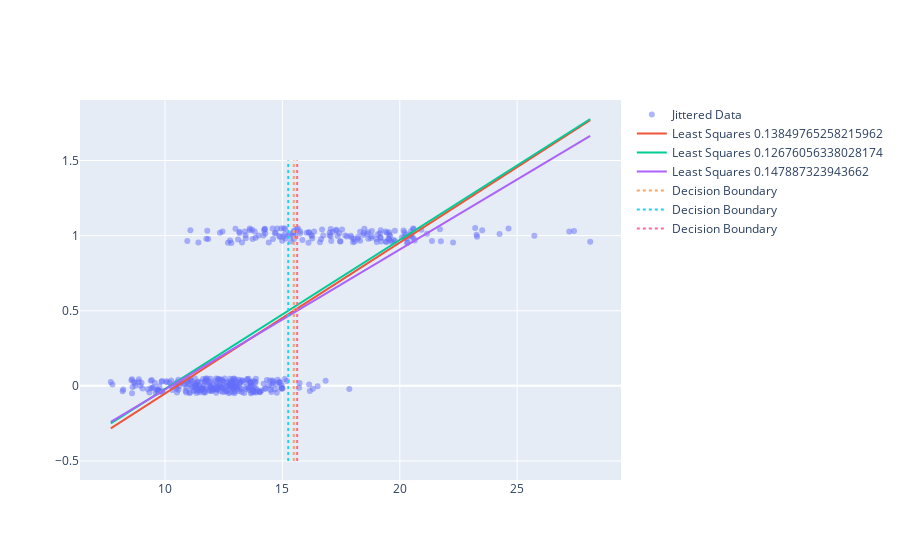

The notebook cell this image was saved under:
### Markdown cell above
We can visualize all the models and their decisions

### Code cell
dec_lines = [
    go.Scatter(name="Decision Boundary", 
               x = [(0.5 - m.intercept_)/m.coef_[0]]*2, 
               y=[-0.5,1.5], mode="lines",
               line=dict(dash="dot"))
    for m in models]

X_plt = np.linspace(np.min(X), np.max(X), 10)
model_lines = [
    go.Scatter(name="Least Squares " + str(zero_one_loss(Y, m.predict(X) > 0.5)),
               x=X_plt, y=m.predict(np.array([X_plt]).T), 
               mode="lines")
    for m in models]
py.iplot([points] + model_lines + dec_lines)

### Figure 1 — Plotly figure (JSON) as saved in the notebook; plotly's stock layout.template omitted (floating-point values rounded to 4 significant figures; data arrays with more than 128 entries replaced by an {"elided": "..."} marker saying what was removed)
{"data": [{"marker": {"opacity": 0.5}, "mode": "markers", "name": "Jittered Data", "type": "scatter", "x": {"elided": "426 float values"}, "y": {"elided": "426 float values"}}, {"mode": "lines", "name": "Least Squares 0.13849765258215962", "type": "scatter", "x": [7.691, 9.96, 12.23, 14.5, 16.77, 19.03, 21.3, 23.57, 25.84, 28.11], "y": [-0.2827, -0.05484, 0.1731, 0.4009, 0.6288, 0.8567, 1.085, 1.313, 1.54, 1.768]}, {"mode": "lines", "name": "Least Squares 0.12676056338028174", "type": "scatter", "x": [7.691, 9.96, 12.23, 14.5, 16.77, 19.03, 21.3, 23.57, 25.84, 28.11], "y": [-0.25, -0.02484, 0.2003, 0.4254, 0.6505, 0.8757, 1.101, 1.326, 1.551, 1.776]}, {"mode": "lines", "name": "Least Squares 0.147887323943662", "type": "scatter", "x": [7.691, 9.96, 12.23, 14.5, 16.77, 19.03, 21.3, 23.57, 25.84, 28.11], "y": [-0.2402, -0.02867, 0.1829, 0.3945, 0.606, 0.8176, 1.029, 1.241, 1.452, 1.664]}, {"line": {"dash": "dot"}, "mode": "lines", "name": "Decision Boundary", "type": "scatter", "x": [15.48, 15.48], "y": [-0.5, 1.5]}, {"line": {"dash": "dot"}, "mode": "lines", "name": "Decision Boundary", "type": "scatter", "x": [15.25, 15.25], "y": [-0.5, 1.5]}, {"line": {"dash": "dot"}, "mode": "lines", "name": "Decision Boundary", "type": "scatter", "x": [15.63, 15.63], "y": [-0.5, 1.5]}], "layout": {}}
